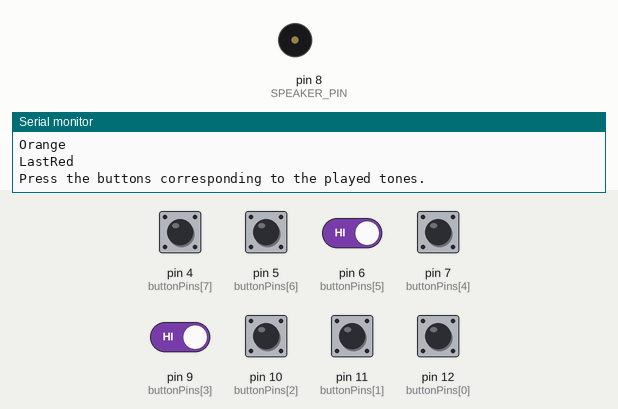
The sketch below on a simulated Arduino Uno, built with avr-gcc and run on an emulated ATmega328P. Shown: buzzer (waves = sounding), the last lines printed to the serial monitor. The test bench sets the inputs (shaded band); at power-on: pin 4 (buttonPins[7]), pin 5 (buttonPins[6]), pin 6 (buttonPins[5]), pin 7 (buttonPins[4]), pin 9 (buttonPins[3]), pin 10 (buttonPins[2]), pin 11 (buttonPins[1]), pin 12 (buttonPins[0]) HIGH. Random numbers use the default seed unless the sketch sets one.

Above: at 5.4 s.
5.5 s: pin 4 (buttonPins[7]) pulled LOW for 1 s
At 5.95 s:
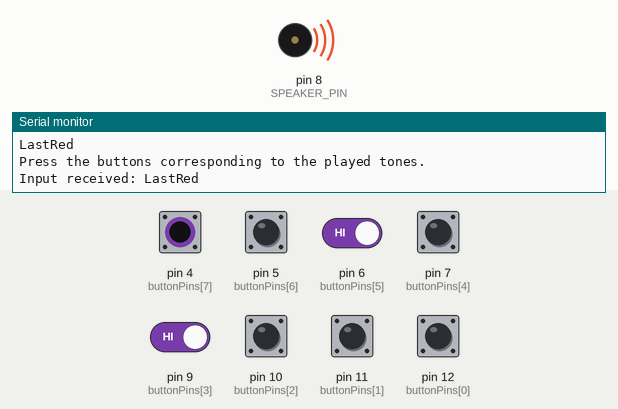
8.5 s: pin 5 (buttonPins[6]) pulled LOW for 1 s
At 8.65 s:
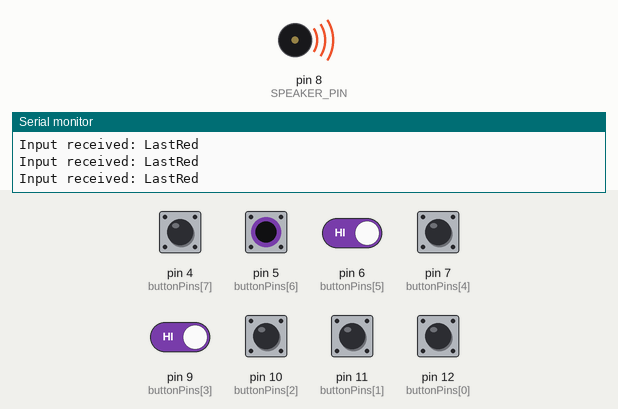
11.5 s: pin 6 (buttonPins[5]) driven LOW
14.5 s: pin 7 (buttonPins[4]) pulled LOW for 0.15 s
17.5 s: pin 4 (buttonPins[7]) driven LOW and pin 5 (buttonPins[6]) driven LOW and pin 6 (buttonPins[5]) driven HIGH and pin 7 (buttonPins[4]) driven LOW and pin 9 (buttonPins[3]) driven LOW
20.5 s: pin 10 (buttonPins[2]) pulled LOW for 1 s
Timing chart, 0 to 25.2 s (numbered marks = the images above; inputs shaded):
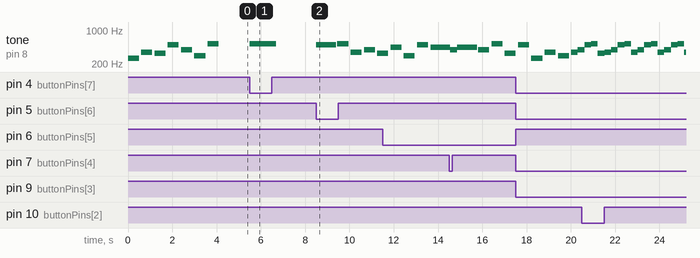

Measured:
- after the input at 5.5 s, tone on pin 8 (SPEAKER_PIN): silent → 523 Hz at once, → silent 1.2 s later
- after the input at 8.5 s, tone on pin 8 (SPEAKER_PIN): plays 494 Hz for 0.90 s, 523 Hz for 0.50 s, 349 Hz for 0.50 s, 392 Hz for 0.50 s, 330 Hz for 0.24 s, starting at once

The sketch:

Big_Sized_Piano_Game.ino
```cpp
#include "pitches.h"

#define SPEAKER_PIN 8

const uint8_t buttonPins[] = { 12, 11, 10, 9, 7, 6, 5, 4 };
const String buttonPinscolor[] = { "Red", "Orange", "Yellow", "Green", "Cyan", "Blue", "Purple", "LastRed" };
const int buttonTones[] = {
  NOTE_C4, NOTE_D4, NOTE_E4, NOTE_F4,
  NOTE_G4, NOTE_A4, NOTE_B4, NOTE_C5
};
const int numTones = sizeof(buttonPins) / sizeof(buttonPins[0]);
int selectedTones[7]; // Array to hold the randomly selected tones
int userInputs[7]; // Array to hold user inputs

void setup() {
  Serial.begin(9600); // Start serial communication for debugging
  randomSeed(analogRead(0)); // Seed the random number generator

  // Set button pins as input
  for (uint8_t i = 0; i < numTones; i++) {
    pinMode(buttonPins[i], INPUT_PULLUP);
  }
  pinMode(SPEAKER_PIN, OUTPUT);

  // Randomly select 7 unique tones
  selectRandomTones();

  // Play the randomly generated sequence
  playSequence(selectedTones);

  // Prompt user to press buttons
  Serial.println("Press the buttons corresponding to the played tones.");
}

void loop() {
  static int inputCount = 0; // Count of inputs received

  // Check for button presses
  for (uint8_t i = 0; i < numTones; i++) {
    if (digitalRead(buttonPins[i]) == LOW) { // Button pressed
      userInputs[inputCount] = buttonTones[i]; // Store the tone
      inputCount++;
      tone(SPEAKER_PIN, buttonTones[i]);
      delay(300); // Debounce delay
      noTone(SPEAKER_PIN);
      Serial.print("Input received: ");
      Serial.println(buttonPinscolor[i]);
    }
  }

  // Check if we have received 7 inputs
  if (inputCount == 7) {
    // Compare user inputs with the selected tones
    bool match = true;
    for (int i = 0; i < 7; i++) {
      if (userInputs[i] != selectedTones[i]) {
        match = false;
        break;
      }
    }

    // Provide feedback
    if (match) {
      Serial.println("Congratulations! You matched the sequence!");
    } else {
      Serial.println("Sorry, the sequence did not match. Try again!");
    }

    // Reset for next attempt
    inputCount = 0;
    memset(userInputs, 0, sizeof(userInputs)); // Clear user inputs
    selectRandomTones(); // Select a new sequence
    playSequence(selectedTones); // Play the new sequence
    Serial.println("Press the buttons corresponding to the played tones.");
  }
}

void selectRandomTones() {
  bool selected[numTones] = { false }; // Track selected tones
  int count = 0;

  while (count < 7) {
    int randomIndex = random(numTones);
    if (!selected[randomIndex]) {
      selected[randomIndex] = true;
      selectedTones[count] = buttonTones[randomIndex];
      Serial.println(buttonPinscolor[randomIndex]);
      count++;
    }
  }
}

void playSequence(int tones[]) {
  for (int i = 0; i < 7; i++) {

    tone(SPEAKER_PIN, tones[i]);
    delay(500); // Delay to allow the note to play
    noTone(SPEAKER_PIN);
    delay(100); // Short delay between notes
  }
}
```

pitches.h
```cpp
/**************************************************
   This file defines constants with the frequency
   of different musical notes.
 *************************************************/

#define NOTE_B0  31
#define NOTE_C1  33
#define NOTE_CS1 35
#define NOTE_D1  37
#define NOTE_DS1 39
#define NOTE_E1  41
#define NOTE_F1  44
#define NOTE_FS1 46
#define NOTE_G1  49
#define NOTE_GS1 52
#define NOTE_A1  55
#define NOTE_AS1 58
#define NOTE_B1  62
#define NOTE_C2  65
#define NOTE_CS2 69
#define NOTE_D2  73
#define NOTE_DS2 78
#define NOTE_E2  82
#define NOTE_F2  87
#define NOTE_FS2 93
#define NOTE_G2  98
#define NOTE_GS2 104
#define NOTE_A2  110
#define NOTE_AS2 117
#define NOTE_B2  123
#define NOTE_C3  131
#define NOTE_CS3 139
#define NOTE_D3  147
#define NOTE_DS3 156
#define NOTE_E3  165
#define NOTE_F3  175
#define NOTE_FS3 185
#define NOTE_G3  196
#define NOTE_GS3 208
#define NOTE_A3  220
#define NOTE_AS3 233
#define NOTE_B3  247
#define NOTE_C4  262
#define NOTE_CS4 277
#define NOTE_D4  294
#define NOTE_DS4 311
#define NOTE_E4  330
#define NOTE_F4  349
#define NOTE_FS4 370
#define NOTE_G4  392
#define NOTE_GS4 415
#define NOTE_A4  440
#define NOTE_AS4 466
#define NOTE_B4  494
#define NOTE_C5  523
#define NOTE_CS5 554
#define NOTE_D5  587
#define NOTE_DS5 622
#define NOTE_E5  659
#define NOTE_F5  698
#define NOTE_FS5 740
#define NOTE_G5  784
#define NOTE_GS5 831
#define NOTE_A5  880
#define NOTE_AS5 932
#define NOTE_B5  988
#define NOTE_C6  1047
#define NOTE_CS6 1109
#define NOTE_D6  1175
#define NOTE_DS6 1245
#define NOTE_E6  1319
#define NOTE_F6  1397
#define NOTE_FS6 1480
#define NOTE_G6  1568
#define NOTE_GS6 1661
#define NOTE_A6  1760
#define NOTE_AS6 1865
#define NOTE_B6  1976
#define NOTE_C7  2093
#define NOTE_CS7 2217
#define NOTE_D7  2349
#define NOTE_DS7 2489
#define NOTE_E7  2637
#define NOTE_F7  2794
#define NOTE_FS7 2960
#define NOTE_G7  3136
#define NOTE_GS7 3322
#define NOTE_A7  3520
#define NOTE_AS7 3729
#define NOTE_B7  3951
#define NOTE_C8  4186
#define NOTE_CS8 4435
#define NOTE_D8  4699
#define NOTE_DS8 4978
```
